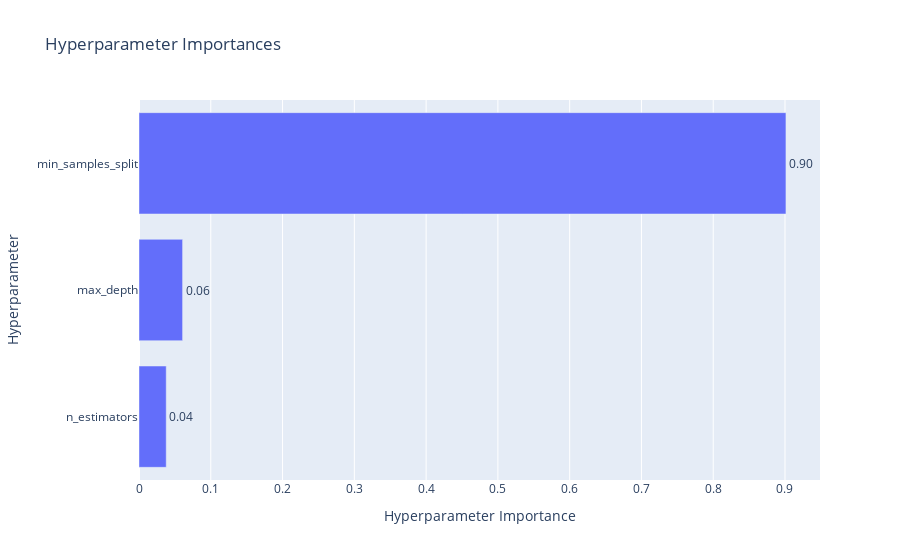

The notebook cell saved with this chart:
### Code cell
optuna.visualization.plot_param_importances(study_rf)

### Figure 1 — Plotly figure (JSON) as saved in the notebook; plotly's stock layout.template omitted (floating-point values rounded to 4 significant figures)
{"data": [{"cliponaxis": false, "hovertemplate": ["n_estimators (IntDistribution): 0.03793705410831283<extra></extra>", "max_depth (IntDistribution): 0.06072654210613644<extra></extra>", "min_samples_split (IntDistribution): 0.9013364037855507<extra></extra>"], "name": "Objective Value", "orientation": "h", "text": ["0.04", "0.06", "0.90"], "textposition": "outside", "type": "bar", "x": [0.03794, 0.06073, 0.9013], "y": ["n_estimators", "max_depth", "min_samples_split"]}], "layout": {"title": {"text": "Hyperparameter Importances"}, "xaxis": {"title": {"text": "Hyperparameter Importance"}}, "yaxis": {"title": {"text": "Hyperparameter"}}}}
